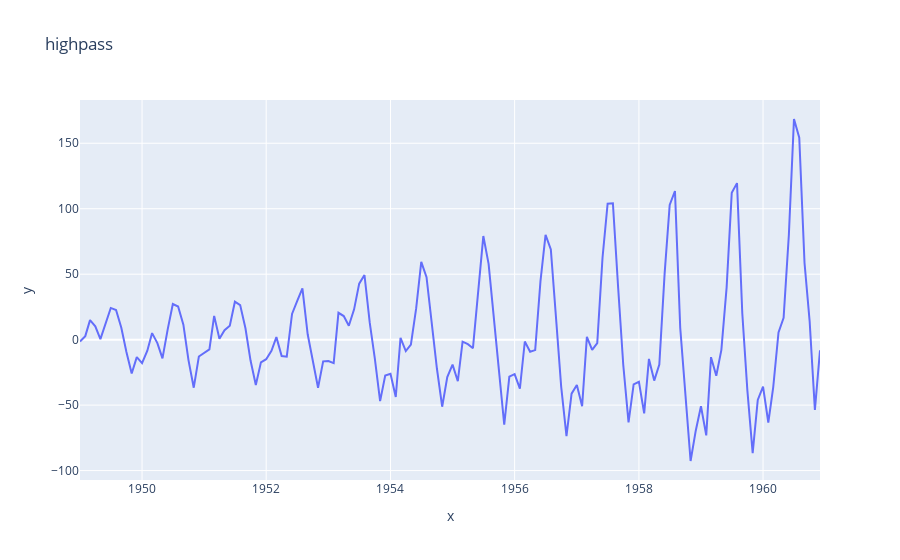

Notebook code cell kept with this figure:
### Code cell
low_high_band(5, 0.05, 'highpass')

### Figure 1 — Plotly figure (JSON) as saved in the notebook; plotly's stock layout.template omitted (floating-point values rounded to 4 significant figures; data arrays with more than 128 entries replaced by an {"elided": "..."} marker saying what was removed)
{"data": [{"hovertemplate": "x=%{x}<br>y=%{y}<extra></extra>", "legendgroup": "", "line": {"color": "#636efa", "dash": "solid"}, "marker": {"symbol": "circle"}, "mode": "lines", "name": "", "orientation": "v", "showlegend": false, "type": "scatter", "x": {"elided": "144 str values"}, "xaxis": "x", "y": {"elided": "144 float values"}, "yaxis": "y"}], "layout": {"legend": {"tracegroupgap": 0}, "title": {"text": "highpass"}, "xaxis": {"anchor": "y", "domain": [0, 1], "title": {"text": "x"}}, "yaxis": {"anchor": "x", "domain": [0, 1], "title": {"text": "y"}}}}
